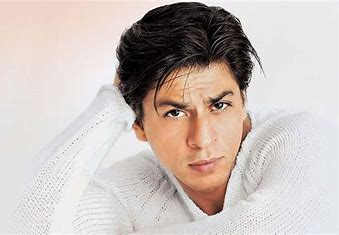
#> input picture download.jpg, 339 x 235 px, given in place of the camera
$ python Face2.py
#> lines starting #> are read from the running program, lines starting #| are printed output that depends on the picture; after the words box and inside, x2 and y2 are one past the last pixel; in counts of white or black regions, pixels touching at a corner belong together
import cv2
def generate_dataset():
    face_classifier = cv2.CascadeClassifier("haarcascade_frontalface_default.xml")
    def face_cropped(img):
        gray = cv2.cvtColor(img, cv2.COLOR_BGR2GRAY)
        faces = face_classifier.detectMultiScale(gray, 1.3, 5)

        if len(faces) == 0:
            return None
        for (x,y,w,h) in faces:
            cropped_face = img[y:y+h,x:x+w]
        return cropped_face

    cap = cv2.VideoCapture(0)
    img_id = 0

    while True:
        ret, frame = cap.read()
#> frame is the input picture: shape (235, 339, 3); mean B, G, R 185.9, 190.8, 201.5
        if face_cropped(frame) is not None:
#> in face_cropped, `gray = cv2.cvtColor(img, cv2.COLOR_BGR2GRAY)`:
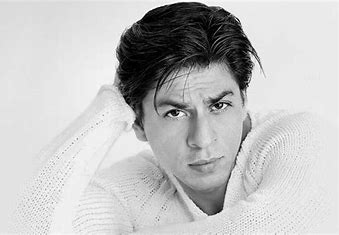
#> gray: shape (235, 339); min 0, max 255, mean 193.5
#> in face_cropped, `faces = face_classifier.detectMultiScale(gray, 1.3, 5)`: faces = [[132, 58, 133, 133]]
#> the loop in face_cropped, `for (x,y,w,h) in faces:` made 1 pass
#> pass 1, in face_cropped, `cropped_face = img[y:y+h,x:x+w]`:
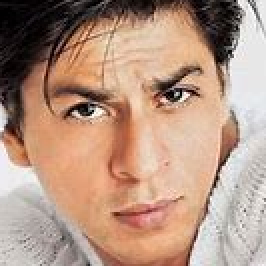
#> cropped_face: shape (133, 133, 3) (shown 2 times larger); mean B, G, R 130.2, 148.7, 180.6
            img_id+=1
#> img_id = 1
            face = cv2.resize(face_cropped(frame), (200,200))
#> the loop in face_cropped (call 2), `for (x,y,w,h) in faces:` made 1 pass
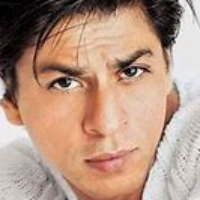
#> face: shape (200, 200, 3); mean B, G, R 130.1, 148.6, 180.5
            face = cv2.cvtColor(face, cv2.COLOR_BGR2GRAY)
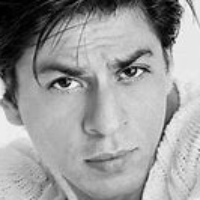
#> face: shape (200, 200); min 0, max 250, mean 156
            #file_name_path = "data/"+"Ishwar."+str(img_id)+".jpg"
            file_name_path = "Imagess/"+str(img_id)+'.jpg'
#> file_name_path = 'Imagess/1.jpg'
            cv2.imwrite(file_name_path, face)
            cv2.putText(face, str(img_id), (50,50), cv2.FONT_HERSHEY_COMPLEX, 1, (0,255,0), 2 )
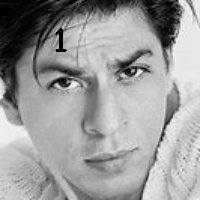
#> face: shape (200, 200); 0.31% of pixels changed, all inside (x1, y1, x2, y2) = (55, 28, 67, 52)

            cv2.imshow("Cropped_Face", face)
            if cv2.waitKey(1)==13 or int(img_id)==20:
#> (key Esc is pressed here)
                break

    cap.release()
    cv2.destroyAllWindows()
    print("Collecting samples is completed !!!")

generate_dataset()
